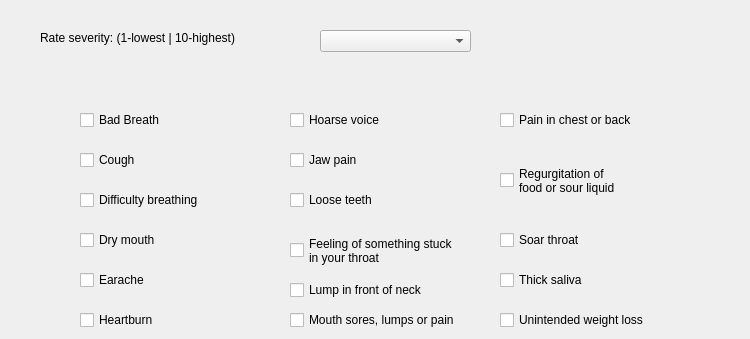
    <widget class="QWidget" name="t4">
     <attribute name="title">
      <string>Swallowing</string>
     </attribute>
     <widget class="QCheckBox" name="cb56">
      <property name="geometry">
       <rect>
        <x>290</x>
        <y>150</y>
        <width>161</width>
        <height>20</height>
       </rect>
      </property>
      <property name="text">
       <string>Jaw pain</string>
      </property>
     </widget>
     <widget class="QCheckBox" name="cb61">
      <property name="geometry">
       <rect>
        <x>80</x>
        <y>230</y>
        <width>201</width>
        <height>20</height>
       </rect>
      </property>
      <property name="text">
       <string>Dry mouth </string>
      </property>
     </widget>
     <widget class="QCheckBox" name="cb68">
      <property name="geometry">
       <rect>
        <x>290</x>
        <y>310</y>
        <width>201</width>
        <height>20</height>
       </rect>
      </property>
      <property name="text">
       <string>Mouth sores, lumps or pain </string>
      </property>
     </widget>
     <widget class="QCheckBox" name="cb58">
      <property name="geometry">
       <rect>
        <x>80</x>
        <y>190</y>
        <width>201</width>
        <height>20</height>
       </rect>
      </property>
      <property name="text">
       <string>Difficulty breathing </string>
      </property>
     </widget>
     <widget class="QCheckBox" name="cb52">
      <property name="geometry">
       <rect>
        <x>80</x>
        <y>110</y>
        <width>171</width>
        <height>20</height>
       </rect>
      </property>
      <property name="text">
       <string>Bad Breath</string>
      </property>
     </widget>
     <widget class="QCheckBox" name="cb65">
      <property name="geometry">
       <rect>
        <x>290</x>
        <y>280</y>
        <width>201</width>
        <height>20</height>
       </rect>
      </property>
      <property name="text">
       <string>Lump in front of neck </string>
      </property>
     </widget>
     <widget class="QCheckBox" name="cb54">
      <property name="geometry">
       <rect>
        <x>500</x>
        <y>110</y>
        <width>231</width>
        <height>20</height>
       </rect>
      </property>
      <property name="text">
       <string>Pain in chest or back </string>
      </property>
     </widget>
     <widget class="QCheckBox" name="cb67">
      <property name="geometry">
       <rect>
        <x>80</x>
        <y>310</y>
        <width>171</width>
        <height>20</height>
       </rect>
      </property>
      <property name="text">
       <string>Heartburn </string>
      </property>
     </widget>
     <widget class="QCheckBox" name="cb60">
      <property name="geometry">
       <rect>
        <x>500</x>
        <y>230</y>
        <width>171</width>
        <height>20</height>
       </rect>
      </property>
      <property name="text">
       <string>Soar throat</string>
      </property>
     </widget>
     <widget class="QCheckBox" name="cb53">
      <property name="geometry">
       <rect>
        <x>290</x>
        <y>110</y>
        <width>151</width>
        <height>20</height>
       </rect>
      </property>
      <property name="text">
       <string>Hoarse voice </string>
      </property>
     </widget>
     <widget class="QLabel" name="label_5">
      <property name="geometry">
       <rect>
        <x>40</x>
        <y>30</y>
        <width>271</width>
        <height>16</height>
       </rect>
      </property>
      <property name="text">
       <string>Rate severity: (1-lowest | 10-highest)</string>
      </property>
     </widget>
     <widget class="QCheckBox" name="cb55">
      <property name="geometry">
       <rect>
        <x>80</x>
        <y>150</y>
        <width>171</width>
        <height>20</height>
       </rect>
      </property>
      <property name="text">
       <string>Cough</string>
      </property>
     </widget>
     <widget class="QCheckBox" name="cb64">
      <property name="geometry">
       <rect>
        <x>80</x>
        <y>270</y>
        <width>151</width>
        <height>20</height>
       </rect>
      </property>
      <property name="text">
       <string>Earache </string>
      </property>
     </widget>
     <widget class="QCheckBox" name="cb57">
      <property name="geometry">
       <rect>
        <x>500</x>
        <y>150</y>
        <width>241</width>
        <height>61</height>
       </rect>
      </property>
      <property name="text">
       <string>Regurgitation of 
food or sour liquid</string>
      </property>
     </widget>
     <widget class="QComboBox" name="combo4">
      <property name="geometry">
       <rect>
        <x>320</x>
        <y>30</y>
        <width>151</width>
        <height>22</height>
       </rect>
      </property>
     </widget>
     <widget class="QCheckBox" name="cb59">
      <property name="geometry">
       <rect>
        <x>290</x>
        <y>190</y>
        <width>191</width>
        <height>20</height>
       </rect>
      </property>
      <property name="text">
       <string>Loose teeth</string>
      </property>
     </widget>
     <widget class="QCheckBox" name="cb62">
      <property name="geometry">
       <rect>
        <x>290</x>
        <y>230</y>
        <width>191</width>
        <height>41</height>
       </rect>
      </property>
      <property name="text">
       <string>Feeling of something stuck
in your throat </string>
      </property>
     </widget>
     <widget class="QCheckBox" name="cb63">
      <property name="geometry">
       <rect>
        <x>500</x>
        <y>270</y>
        <width>171</width>
        <height>20</height>
       </rect>
      </property>
      <property name="text">
       <string>Thick saliva</string>
      </property>
     </widget>
     <widget class="QCheckBox" name="cb66">
      <property name="geometry">
       <rect>
        <x>500</x>
        <y>310</y>
        <width>211</width>
        <height>20</height>
       </rect>
      </property>
      <property name="text">
       <string>Unintended weight loss</string>
      </property>
     </widget>
    </widget>
